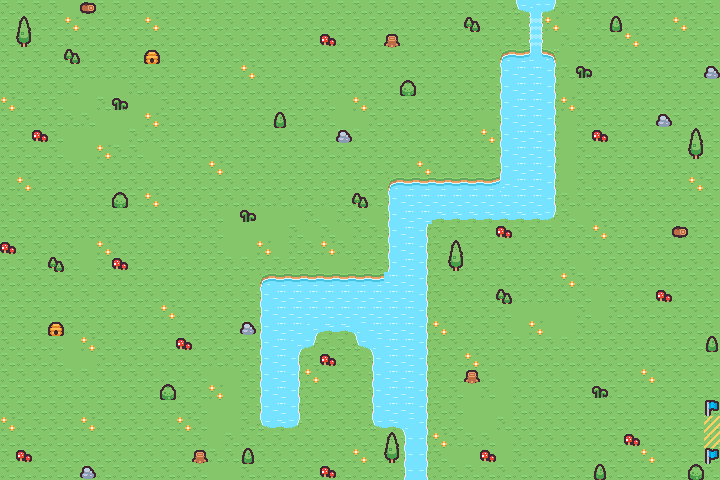

A level layout from a 2D game, rendered from its tile map. Below: a short description, then the map file with tile-grid data replaced by summaries:
An orthogonal 45x30 tile map with 16x16 px tiles, 4 tile layers (Ground, Obstacles, Water, Goal), 2 tilesets and 21 objects (9x hovercraft, 6x bomb, 5x letter, spawn).

<map version="1.10" tiledversion="1.10.2" orientation="orthogonal" renderorder="right-down" width="45" height="30" tilewidth="16" tileheight="16" infinite="0" nextlayerid="8" nextobjectid="22">
 <tileset firstgid="1" name="sprites" tilewidth="16" tileheight="16" tilecount="275" columns="25">
  <image source="sprites.png" trans="ff00ff" width="400" height="176" />
 </tileset>
 <tileset firstgid="276" name="sprites" tilewidth="16" tileheight="16" tilecount="275" columns="25">
  <image source="sprites.png" trans="ff00ff" width="400" height="176" />
 </tileset>
 <layer id="1" name="Ground" width="45" height="30">
  <data>[1350 cells, 1350 non-empty, 5 distinct tile ids]</data>
 </layer>
 <layer id="2" name="Obstacles" width="45" height="30">
  <data>[1350 cells, 52 non-empty, 13 distinct tile ids]</data>
 </layer>
 <layer id="3" name="Water" width="45" height="30">
  <data>[1350 cells, 173 non-empty, 15 distinct tile ids]</data>
 </layer>
 <layer id="4" name="Goal" width="45" height="30">
  <data>[1350 cells, 4 non-empty, 3 distinct tile ids]</data>
 </layer>
 <objectgroup id="5" name="Letter Layer">
  <object id="1" name="Letter M" type="letter" gid="98" x="0" y="384" width="16" height="16" />
  <object id="2" name="Letter E" type="letter" gid="50" x="336" y="400" width="16" height="16" />
  <object id="3" name="Letter R" type="letter" gid="123" x="208" y="256" width="16" height="16" />
  <object id="4" name="Letter G" type="letter" gid="72" x="256" y="32" width="16" height="16" />
  <object id="5" name="Letter E" type="letter" gid="50" x="464" y="64" width="16" height="16" />
 </objectgroup>
 <objectgroup id="6" name="Enemy Layer">
  <object id="7" name="Bomb" type="bomb" gid="5" x="80" y="144" width="16" height="16" />
  <object id="8" name="Bomb" type="bomb" gid="5" x="16" y="304" width="16" height="16" />
  <object id="9" name="Bomb" type="bomb" gid="5" x="320" y="432" width="16" height="16" />
  <object id="10" name="Hovercraft" type="hovercraft" gid="165" x="192" y="96" width="16" height="16" />
  <object id="11" name="Hovercraft" type="hovercraft" gid="165" x="608" y="352" width="16" height="16" />
  <object id="12" name="Hovercraft" type="hovercraft" gid="165" x="80" y="416" width="16" height="16" />
  <object id="13" name="Hovercraft" type="hovercraft" gid="165" x="592" y="192" width="16" height="16" />
  <object id="14" name="Hovercraft" type="hovercraft" gid="165" x="416" y="144" width="16" height="16" />
  <object id="15" name="Hovercraft" type="hovercraft" gid="165" x="512" y="432" width="16" height="16" />
  <object id="16" name="Bomb" type="bomb" gid="5" x="464" y="320" width="16" height="16" />
  <object id="17" name="Bomb" type="bomb" gid="5" x="672" y="400" width="16" height="16" />
  <object id="18" name="Bomb" type="bomb" gid="5" x="624" y="80" width="16" height="16" />
  <object id="19" name="Hovercraft" type="hovercraft" gid="165" x="528" y="272" width="16" height="16" />
  <object id="20" name="Hovercraft" type="hovercraft" gid="165" x="224" y="448" width="16" height="16" />
  <object id="21" name="Hovercraft" type="hovercraft" gid="165" x="240" y="208" width="16" height="16" />
 </objectgroup>
 <objectgroup id="7" name="Player">
  <object id="6" name="Spawn" type="spawn" x="336" y="240">
   <point />
  </object>
 </objectgroup>
</map>
